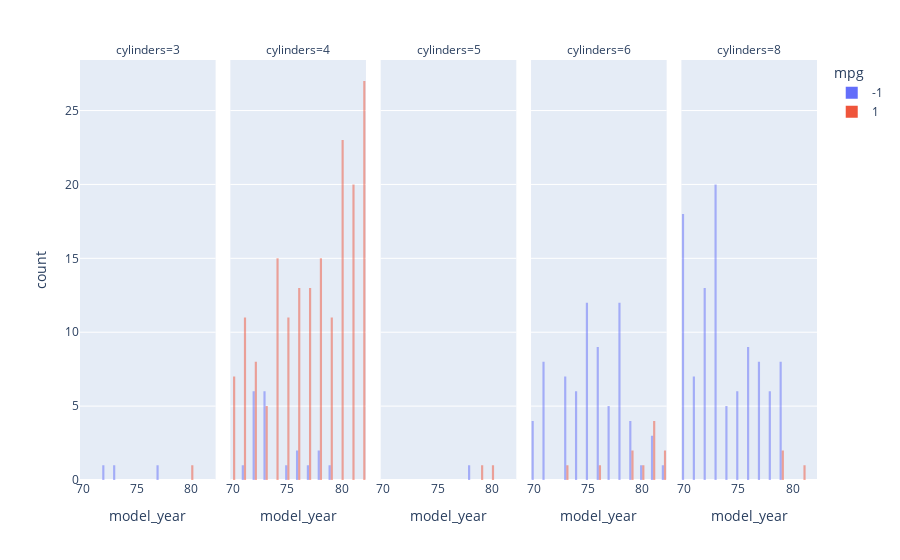

Notebook source saved alongside this figure:
### Markdown cell above
We can get an intuition for why these splits were chosen by plotting cylinders, model year, and mpg together:

### Code cell
auto_mpg.sort_values(by='cylinders', inplace=True)
px.histogram(data_frame=auto_mpg, facet_col='cylinders', x='model_year', color='mpg', **HISTROGRAM_KWARGS).show()

### Figure 1 — Plotly figure (JSON) as saved in the notebook; plotly's stock layout.template omitted (floating-point values rounded to 4 significant figures; data arrays with more than 128 entries replaced by an {"elided": "..."} marker saying what was removed)
{"data": [{"alignmentgroup": "True", "bingroup": "x", "hovertemplate": "mpg=-1<br>cylinders=3<br>model_year=%{x}<br>count=%{y}<extra></extra>", "legendgroup": "-1", "marker": {"color": "#636efa", "opacity": 0.5, "pattern": {"shape": ""}}, "name": "-1", "nbinsx": 30, "offsetgroup": "-1", "orientation": "v", "showlegend": true, "type": "histogram", "x": [73, 72, 77], "xaxis": "x", "yaxis": "y"}, {"alignmentgroup": "True", "bingroup": "x", "hovertemplate": "mpg=-1<br>cylinders=4<br>model_year=%{x}<br>count=%{y}<extra></extra>", "legendgroup": "-1", "marker": {"color": "#636efa", "opacity": 0.5, "pattern": {"shape": ""}}, "name": "-1", "nbinsx": 30, "offsetgroup": "-1", "orientation": "v", "showlegend": false, "type": "histogram", "x": [72, 73, 73, 76, 72, 76, 73, 78, 73, 79, 73, 71, 78, 72, 72, 72, 75, 72, 73, 77], "xaxis": "x2", "yaxis": "y2"}, {"alignmentgroup": "True", "bingroup": "x", "hovertemplate": "mpg=-1<br>cylinders=5<br>model_year=%{x}<br>count=%{y}<extra></extra>", "legendgroup": "-1", "marker": {"color": "#636efa", "opacity": 0.5, "pattern": {"shape": ""}}, "name": "-1", "nbinsx": 30, "offsetgroup": "-1", "orientation": "v", "showlegend": false, "type": "histogram", "x": [78], "xaxis": "x3", "yaxis": "y3"}, {"alignmentgroup": "True", "bingroup": "x", "hovertemplate": "mpg=-1<br>cylinders=6<br>model_year=%{x}<br>count=%{y}<extra></extra>", "legendgroup": "-1", "marker": {"color": "#636efa", "opacity": 0.5, "pattern": {"shape": ""}}, "name": "-1", "nbinsx": 30, "offsetgroup": "-1", "orientation": "v", "showlegend": false, "type": "histogram", "x": [79, 82, 78, 78, 79, 74, 73, 79, 78, 77, 78, 70, 73, 78, 78, 76, 77, 75, 81, 78, 79, 76, 70, 77, 70, 75, 78, 75, 73, 76, 81, 76, 73, 71, 75, 76, 71, 75, 77, 76, 78, 71, 78, 73, 78, 75, 76, 77, 76, 76, 78, 71, 71, 73, 81, 70, 75, 73, 74, 74, 75, 71, 80, 74, 75, 75, 74, 75, 71, 74, 75, 71], "xaxis": "x4", "yaxis": "y4"}, {"alignmentgroup": "True", "bingroup": "x", "hovertemplate": "mpg=-1<br>cylinders=8<br>model_year=%{x}<br>count=%{y}<extra></extra>", "legendgroup": "-1", "marker": {"color": "#636efa", "opacity": 0.5, "pattern": {"shape": ""}}, "name": "-1", "nbinsx": 30, "offsetgroup": "-1", "orientation": "v", "showlegend": false, "type": "histogram", "x": [71, 72, 71, 71, 73, 70, 74, 75, 72, 72, 71, 73, 71, 73, 74, 73, 74, 72, 77, 71, 73, 76, 73, 70, 70, 70, 75, 79, 78, 79, 78, 78, 72, 72, 73, 75, 76, 75, 77, 75, 77, 73, 77, 76, 78, 79, 70, 76, 79, 72, 79, 78, 70, 70, 70, 70, 76, 77, 70, 70, 70, 70, 73, 73, 78, 72, 73, 71, 73, 73, 72, 77, 76, 70, 70, 74, 70, 70, 77, 79, 73, 75, 73, 72, 79, 79, 77, 70, 73, 73, 73, 73, 72, 72, 72, 74, 76, 73, 76, 76], "xaxis": "x5", "yaxis": "y5"}, {"alignmentgroup": "True", "bingroup": "x", "hovertemplate": "mpg=1<br>cylinders=3<br>model_year=%{x}<br>count=%{y}<extra></extra>", "legendgroup": "1", "marker": {"color": "#EF553B", "opacity": 0.5, "pattern": {"shape": ""}}, "name": "1", "nbinsx": 30, "offsetgroup": "1", "orientation": "v", "showlegend": true, "type": "histogram", "x": [80], "xaxis": "x", "yaxis": "y"}, {"alignmentgroup": "True", "bingroup": "x", "hovertemplate": "mpg=1<br>cylinders=4<br>model_year=%{x}<br>count=%{y}<extra></extra>", "legendgroup": "1", "marker": {"color": "#EF553B", "opacity": 0.5, "pattern": {"shape": ""}}, "name": "1", "nbinsx": 30, "offsetgroup": "1", "orientation": "v", "showlegend": false, "type": "histogram", "x": {"elided": "179 int values"}, "xaxis": "x2", "yaxis": "y2"}, {"alignmentgroup": "True", "bingroup": "x", "hovertemplate": "mpg=1<br>cylinders=5<br>model_year=%{x}<br>count=%{y}<extra></extra>", "legendgroup": "1", "marker": {"color": "#EF553B", "opacity": 0.5, "pattern": {"shape": ""}}, "name": "1", "nbinsx": 30, "offsetgroup": "1", "orientation": "v", "showlegend": false, "type": "histogram", "x": [80, 79], "xaxis": "x3", "yaxis": "y3"}, {"alignmentgroup": "True", "bingroup": "x", "hovertemplate": "mpg=1<br>cylinders=6<br>model_year=%{x}<br>count=%{y}<extra></extra>", "legendgroup": "1", "marker": {"color": "#EF553B", "opacity": 0.5, "pattern": {"shape": ""}}, "name": "1", "nbinsx": 30, "offsetgroup": "1", "orientation": "v", "showlegend": false, "type": "histogram", "x": [81, 79, 82, 81, 82, 81, 76, 73, 79, 81, 80], "xaxis": "x4", "yaxis": "y4"}, {"alignmentgroup": "True", "bingroup": "x", "hovertemplate": "mpg=1<br>cylinders=8<br>model_year=%{x}<br>count=%{y}<extra></extra>", "legendgroup": "1", "marker": {"color": "#EF553B", "opacity": 0.5, "pattern": {"shape": ""}}, "name": "1", "nbinsx": 30, "offsetgroup": "1", "orientation": "v", "showlegend": false, "type": "histogram", "x": [81, 79, 79], "xaxis": "x5", "yaxis": "y5"}], "layout": {"annotations": [{"font": {}, "showarrow": false, "text": "cylinders=3", "x": 0.092, "xanchor": "center", "xref": "paper", "y": 1, "yanchor": "bottom", "yref": "paper"}, {"font": {}, "showarrow": false, "text": "cylinders=4", "x": 0.296, "xanchor": "center", "xref": "paper", "y": 1, "yanchor": "bottom", "yref": "paper"}, {"font": {}, "showarrow": false, "text": "cylinders=5", "x": 0.5, "xanchor": "center", "xref": "paper", "y": 1, "yanchor": "bottom", "yref": "paper"}, {"font": {}, "showarrow": false, "text": "cylinders=6", "x": 0.704, "xanchor": "center", "xref": "paper", "y": 1, "yanchor": "bottom", "yref": "paper"}, {"font": {}, "showarrow": false, "text": "cylinders=8", "x": 0.908, "xanchor": "center", "xref": "paper", "y": 1, "yanchor": "bottom", "yref": "paper"}], "barmode": "group", "legend": {"title": {"text": "mpg"}, "tracegroupgap": 0}, "margin": {"t": 60}, "xaxis": {"anchor": "y", "domain": [0, 0.184], "title": {"text": "model_year"}}, "xaxis2": {"anchor": "y2", "domain": [0.204, 0.388], "matches": "x", "title": {"text": "model_year"}}, "xaxis3": {"anchor": "y3", "domain": [0.408, 0.592], "matches": "x", "title": {"text": "model_year"}}, "xaxis4": {"anchor": "y4", "domain": [0.612, 0.796], "matches": "x", "title": {"text": "model_year"}}, "xaxis5": {"anchor": "y5", "domain": [0.816, 1], "matches": "x", "title": {"text": "model_year"}}, "yaxis": {"anchor": "x", "domain": [0, 1], "title": {"text": "count"}}, "yaxis2": {"anchor": "x2", "domain": [0, 1], "matches": "y", "showticklabels": false}, "yaxis3": {"anchor": "x3", "domain": [0, 1], "matches": "y", "showticklabels": false}, "yaxis4": {"anchor": "x4", "domain": [0, 1], "matches": "y", "showticklabels": false}, "yaxis5": {"anchor": "x5", "domain": [0, 1], "matches": "y", "showticklabels": false}}}
